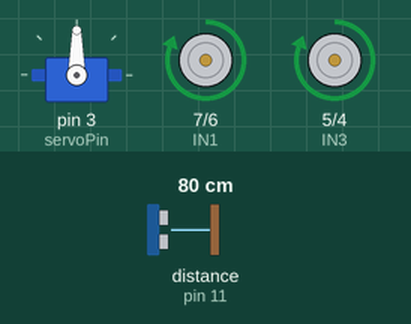
Simulated run of this sketch. Board: Arduino Uno, built with avr-gcc and run on an emulated ATmega328P. Parts: servo, motor-driver pin pairs drawn as motors (green arrow = first pin HIGH = forward, orange = second pin HIGH = backward, longer = more drive, scaled by the enable pin). Wiring (inferred from the names in the program): ultrasonic range finder: trigger pin 12; echo pin 11. Inputs (shaded band) come from the test bench; at power-on: distance to the obstacle (sensor on pin 11) 80 cm. The echo pulse lasts 58.3 µs per cm.

Above: at 1.7 s.
1.8 s: distance to the obstacle (sensor on pin 11) set to 22 cm
3.3 s: distance to the obstacle (sensor on pin 11) set to 18 cm
At 5.3 s:
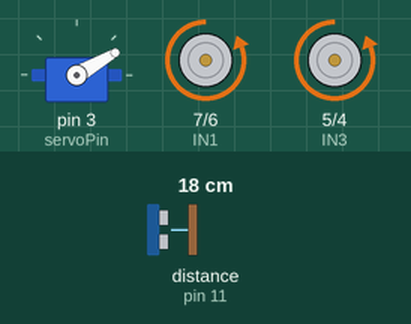
6.3 s: distance to the obstacle (sensor on pin 11) set to 35 cm
At 8.7 s:
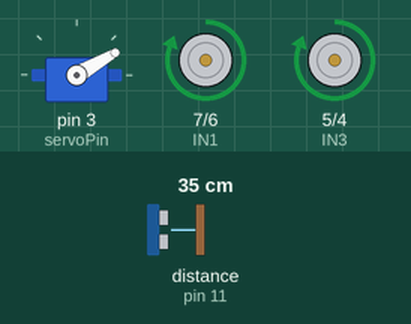
9.0 s: distance to the obstacle (sensor on pin 11) set to 2 cm
At 9.4 s:
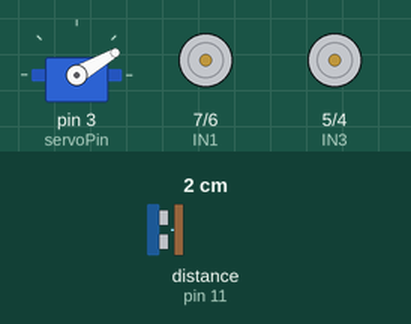
12.0 s: distance to the obstacle (sensor on pin 11) set to 60 cm
At 13.0 s:
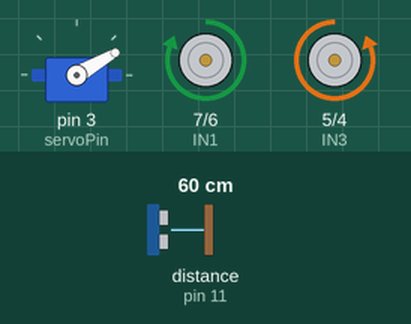
Timing chart, 0 to 15.0 s (numbered marks = the images above; inputs shaded):
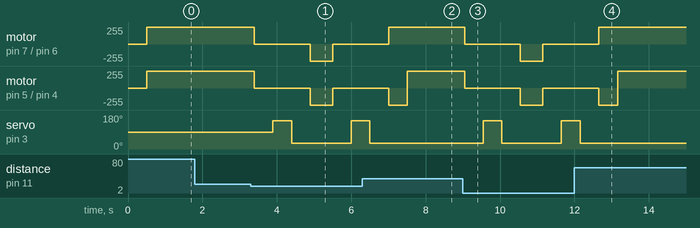

Measured:
- the behaviour switches between 21 and 20 cm on distance to the obstacle (sensor on pin 11) (found by bisection; images 0 and 1)
- after the input at 1.8 s, every drawn part: stays the same
- after the input at 3.3 s, motor on pin 7 (IN1) / pin 6 (IN2), motor on pin 5 (IN3) / pin 4 (IN4): forward 255/255 → stopped after 0.10 s, → backward 255/255 1.5 s later, → stopped 0.60 s later; servo on pin 3 (servoPin): 90° → 150° after 0.60 s, → 30° 0.50 s later, → 150° 1.6 s later
- after the input at 6.3 s, servo on pin 3 (servoPin): goes on until 6.5 s, then stays 30°
- after the input at 9.0 s, motor on pin 7 (IN1) / pin 6 (IN2), motor on pin 5 (IN3) / pin 4 (IN4): forward 255/255 → stopped after 0.05 s, → backward 255/255 1.5 s later, → stopped 0.60 s later; servo on pin 3 (servoPin): 30° → 150° after 0.55 s, → 30° 0.50 s later, → 150° 1.6 s later
- after the input at 12.0 s, servo on pin 3 (servoPin): goes on until 12.2 s, then stays 30°

The sketch:

ObstacleCode.ino
```cpp
#include <Servo.h>

// Motor driver pins
const int IN1 = 7;
const int IN2 = 6;
const int IN3 = 5;
const int IN4 = 4;
const int ENA = 9;
const int ENB = 10;

// Ultrasonic sensor pins
const int trigPin = 12;
const int echoPin = 11;

// Servo
Servo scanner;
const int servoPin = 3;

// Distance threshold
const int obstacleThreshold = 20; // in cm

void setup() {
  // Motor pins
  pinMode(IN1, OUTPUT);
  pinMode(IN2, OUTPUT);
  pinMode(IN3, OUTPUT);
  pinMode(IN4, OUTPUT);
  pinMode(ENA, OUTPUT);
  pinMode(ENB, OUTPUT);

  // Enable motors at full speed
  analogWrite(ENA, 255);
  analogWrite(ENB, 255);

  // Ultrasonic pins
  pinMode(trigPin, OUTPUT);
  pinMode(echoPin, INPUT);

  // Attach servo
  scanner.attach(servoPin);
  scanner.write(90); // Face forward
  delay(500);
}

void loop() {
  int distance = measureDistance();

  if (distance < obstacleThreshold) {
    stopMotors();
    delay(500);

    int leftDist = lookAround(150); // Look left
    int rightDist = lookAround(30); // Look right

    if (leftDist > rightDist && leftDist > obstacleThreshold) {
      turnLeft();
      delay(400);
    }
    else if (rightDist > obstacleThreshold) {
      turnRight();
      delay(400);
    }
    else {
      moveBackward();
      delay(500);
    }
  }
  else {
    moveForward();
  }

  delay(100);
}

// Measure distance in front
int measureDistance() {
  digitalWrite(trigPin, LOW);
  delayMicroseconds(2);

  digitalWrite(trigPin, HIGH);
  delayMicroseconds(10);

  digitalWrite(trigPin, LOW);

  long duration = pulseIn(echoPin, HIGH, 20000);
  int distance = duration * 0.034 / 2;

  return distance;
}

// Scan with servo
int lookAround(int angle) {
  scanner.write(angle);
  delay(500);
  return measureDistance();
}

// Movement functions
void moveForward() {
  digitalWrite(IN1, HIGH);
  digitalWrite(IN2, LOW);
  digitalWrite(IN3, HIGH);
  digitalWrite(IN4, LOW);
}

void moveBackward() {
  digitalWrite(IN1, LOW);
  digitalWrite(IN2, HIGH);
  digitalWrite(IN3, LOW);
  digitalWrite(IN4, HIGH);
}

void turnLeft() {
  digitalWrite(IN1, LOW);
  digitalWrite(IN2, HIGH);
  digitalWrite(IN3, HIGH);
  digitalWrite(IN4, LOW);
}

void turnRight() {
  digitalWrite(IN1, HIGH);
  digitalWrite(IN2, LOW);
  digitalWrite(IN3, LOW);
  digitalWrite(IN4, HIGH);
}

void stopMotors() {
  digitalWrite(IN1, LOW);
  digitalWrite(IN2, LOW);
  digitalWrite(IN3, LOW);
  digitalWrite(IN4, LOW);
}
```
